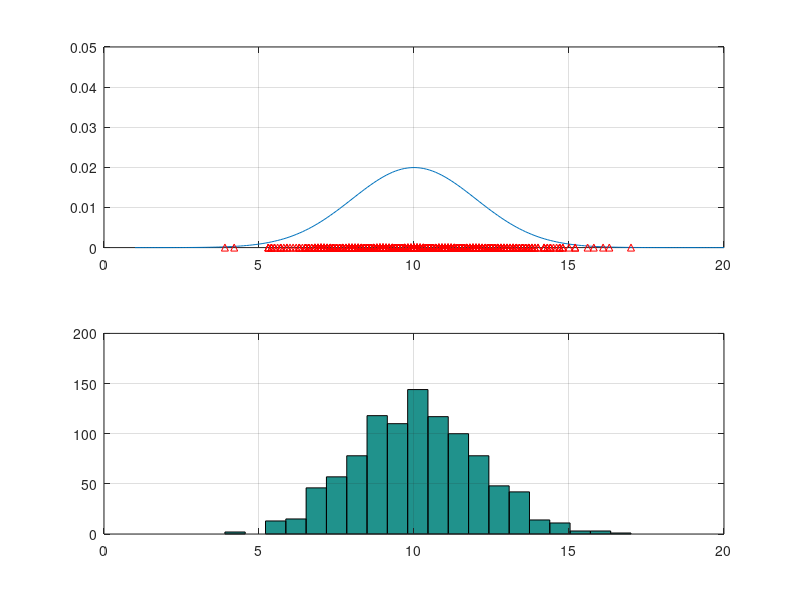

Recreate this plot in MATLAB.

x = 1:0.1:20;
pdf1 = pdf('norm', x, 10, 2);
pdf1 = pdf1 / sum(pdf1);
subplot(2,1,1); plot(x,pdf1); axis on; grid on; axis([0 20 0 0.05]); hold on;


n = 1000;
u = rand(n, 1);
u = sort(u);
out = zeros(n,1);
cdf = 0;
j = 1;
for i=1:numel(x)
    %disp([num2str(cdf) ' ' num2str(i) ' ' num2str(j)]);
    while j <= n && u(j) < cdf 
        %disp(['u(' num2str(j) ') = ' num2str(u(j)) ', x(' num2str(i) ') = ' num2str(x(i))]);
        out(j) = x(i);
        j = j+1;
    end
    dx = pdf1(i);
    cdf = cdf + dx;
    %disp(['cdf = ' num2str(cdf)]);
end

plot(out, 0, 'r^', 'MarkerSize', 5); 
hold off;

subplot(2,1,2);
hist(out,20);
axis([0 20 0 200]); grid on;


